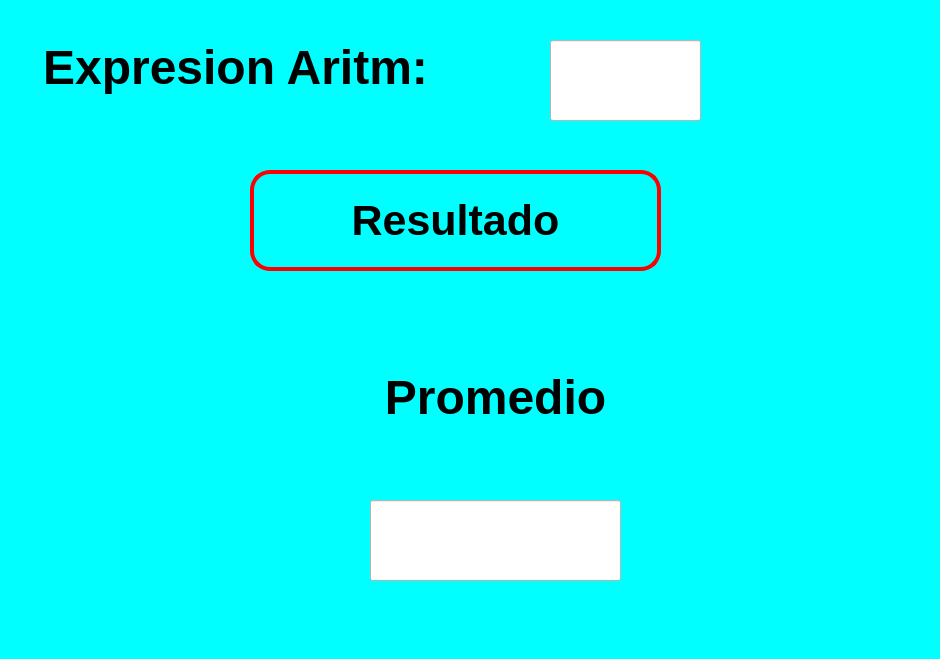
<?xml version="1.0" encoding="UTF-8"?>
<ui version="4.0">
 <class>MainWindow</class>
 <widget class="QMainWindow" name="MainWindow">
  <property name="geometry">
   <rect>
    <x>0</x>
    <y>0</y>
    <width>940</width>
    <height>659</height>
   </rect>
  </property>
  <property name="font">
   <font>
    <pointsize>32</pointsize>
    <weight>75</weight>
    <bold>true</bold>
   </font>
  </property>
  <property name="windowTitle">
   <string>MainWindow</string>
  </property>
  <property name="styleSheet">
   <string notr="true">background-color: rgb(0, 255, 0);
background-color: rgb(0, 255, 255);</string>
  </property>
  <widget class="QWidget" name="centralwidget">
   <widget class="QLabel" name="label">
    <property name="geometry">
     <rect>
      <x>30</x>
      <y>40</y>
      <width>411</width>
      <height>81</height>
     </rect>
    </property>
    <property name="styleSheet">
     <string notr="true">background-color: rgb(0, 255, 255);</string>
    </property>
    <property name="text">
     <string>&lt;html&gt;&lt;head/&gt;&lt;body&gt;&lt;p align=&quot;center&quot;&gt;&lt;span style=&quot; font-size:36pt; font-weight:600;&quot;&gt;Expresion Aritm:&lt;/span&gt;&lt;/p&gt;&lt;p align=&quot;center&quot;&gt;&lt;br/&gt;&lt;/p&gt;&lt;/body&gt;&lt;/html&gt;</string>
    </property>
   </widget>
   <widget class="QLineEdit" name="txt_resultado">
    <property name="geometry">
     <rect>
      <x>370</x>
      <y>500</y>
      <width>251</width>
      <height>81</height>
     </rect>
    </property>
    <property name="font">
     <font>
      <pointsize>32</pointsize>
      <weight>75</weight>
      <bold>true</bold>
     </font>
    </property>
    <property name="styleSheet">
     <string notr="true">background-color: rgb(255, 255, 255);</string>
    </property>
    <property name="text">
     <string/>
    </property>
    <property name="alignment">
     <set>Qt::AlignCenter</set>
    </property>
   </widget>
   <widget class="QLabel" name="label_3">
    <property name="geometry">
     <rect>
      <x>360</x>
      <y>370</y>
      <width>271</width>
      <height>81</height>
     </rect>
    </property>
    <property name="styleSheet">
     <string notr="true">background-color: rgb(0, 255, 255);</string>
    </property>
    <property name="text">
     <string>&lt;html&gt;&lt;head/&gt;&lt;body&gt;&lt;p align=&quot;center&quot;&gt;&lt;span style=&quot; font-size:36pt; font-weight:600;&quot;&gt;Promedio&lt;/span&gt;&lt;/p&gt;&lt;p align=&quot;center&quot;&gt;&lt;br/&gt;&lt;/p&gt;&lt;/body&gt;&lt;/html&gt;</string>
    </property>
   </widget>
   <widget class="QLineEdit" name="txt_operacion">
    <property name="geometry">
     <rect>
      <x>550</x>
      <y>40</y>
      <width>151</width>
      <height>81</height>
     </rect>
    </property>
    <property name="font">
     <font>
      <pointsize>32</pointsize>
      <weight>75</weight>
      <bold>true</bold>
     </font>
    </property>
    <property name="styleSheet">
     <string notr="true">background-color: rgb(255, 255, 255);</string>
    </property>
    <property name="text">
     <string/>
    </property>
    <property name="alignment">
     <set>Qt::AlignCenter</set>
    </property>
   </widget>
   <widget class="QPushButton" name="btn_calcular">
    <property name="geometry">
     <rect>
      <x>250</x>
      <y>170</y>
      <width>411</width>
      <height>101</height>
     </rect>
    </property>
    <property name="font">
     <font>
      <pointsize>32</pointsize>
      <weight>75</weight>
      <bold>true</bold>
      <stylestrategy>PreferDefault</stylestrategy>
      <kerning>false</kerning>
     </font>
    </property>
    <property name="styleSheet">
     <string notr="true">background-color: cyan;
border: 4px solid red;
border-radius:20px;
color: black;</string>
    </property>
    <property name="text">
     <string>Resultado</string>
    </property>
   </widget>
  </widget>
  <widget class="QMenuBar" name="menubar">
   <property name="geometry">
    <rect>
     <x>0</x>
     <y>0</y>
     <width>940</width>
     <height>21</height>
    </rect>
   </property>
  </widget>
  <widget class="QStatusBar" name="statusbar"/>
 </widget>
 <resources/>
 <connections/>
</ui>
